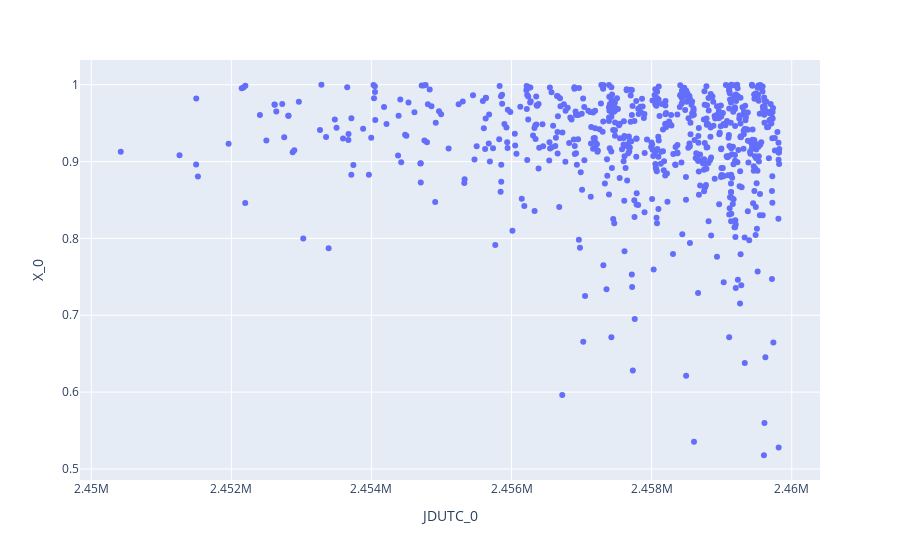

Write notebook code for a chart like this one.
### Code cell
fig = px.scatter(fp, x='JDUTC_0', y='X_0')
fig.show()

### Figure 1 — Plotly figure (JSON) as saved in the notebook; plotly's stock layout.template omitted (floating-point values rounded to 4 significant figures; data arrays with more than 128 entries replaced by an {"elided": "..."} marker saying what was removed)
{"data": [{"hovertemplate": "JDUTC_0=%{x}<br>X_0=%{y}<extra></extra>", "legendgroup": "", "marker": {"color": "#636efa", "symbol": "circle"}, "mode": "markers", "name": "", "orientation": "v", "showlegend": false, "type": "scatter", "x": {"elided": "685 float values"}, "xaxis": "x", "y": {"elided": "685 float values"}, "yaxis": "y"}], "layout": {"legend": {"tracegroupgap": 0}, "margin": {"t": 60}, "xaxis": {"anchor": "y", "domain": [0, 1], "title": {"text": "JDUTC_0"}}, "yaxis": {"anchor": "x", "domain": [0, 1], "title": {"text": "X_0"}}}}
